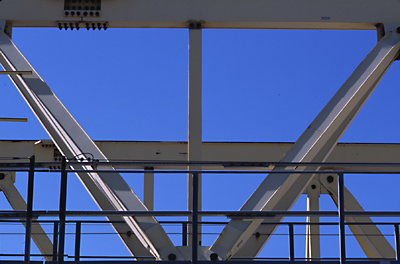
%> input picture q6_edge_detection/gantrycrane.png, 400 x 264 px
$ octave --eval "apply;"   (GNU Octave 9; MATLAB toolbox functions it lacks are replaced by stand-ins)
%> lines starting %> are read from the running program, lines starting %| are printed output that depends on the picture; in (x1, y1, x2, y2) boxes, pixels count from 0 and x2, y2 are one past the last pixel; in counts of white or black regions, pixels touching at a corner belong together; the program's own positions count from 1
### q6_edge_detection/my_canny.m
function edge_image = my_canny(img, sigma, theta_low, theta_high)
% insert your code here
    global visited;
    global img_res;
    [w, h] = size(img);
%     visited = zeros(w, h);
    edge_image = zeros(w,h);
    img_res = zeros(w,h);
    [imgMag, imgDir]=gradmag(img, sigma);
    for i = 1:w
        for j = 1:h
            if isnan(imgDir(i,j))==1
                imgDir(i,j) = 0;
            end
        end
    end
    imgMax = nonmaxsupcanny(imgMag, imgDir);
    visited = imgMax < theta_low;
    high = imgMax >= theta_high;
    visited(:,1) = true;
    visited(:,end) = true;
    visited(1,:) = true;
    visited(end,:) = true;
    for i = 1:w
        for j = 1:h
            if visited(i,j) == true
                img_res(i,j) = 0;
            end
            if high(i,j) == true
                visited(i,j) = 1;
                img_res(i,j) = 1;
            end
        end
    end
    for i = 1:w
        for j = 1:h
            if visited(i,j) == false
                follow_edge(i, j);
            end
        end
    end
    edge_image = img_res;
end

% [15 lines left out: function follow_edge, not called in this run]

### q6_edge_detection/gradmag.m
function [imgMag, imgDir]=gradmag(img, sigma)
% insert your code here
    [w, h] = size(img);
    [imgDx, imgDy] = gaussderiv(img, sigma);
    imgMag = sqrt(imgDx.^2+imgDy.^2);
    imgDir = atan(imgDy./imgDx);

% [16 lines of commented-out code are left out]

end

### q6_edge_detection/gaussderiv.m
function [imgDx, imgDy] = gaussderiv(img, sigma)
% insert your code here
    [w, h] = size(img);
    derivative_x = gaussdx(-ceil(w/2):ceil(w/2), sigma);
    imgDx = conv2(img, derivative_x(1:w), 'same');
    derivative_y = gaussdx(-ceil(h/2):ceil(h/2), sigma);
    imgDy = conv2(img, derivative_y(1:h)', 'same');
end

### q6_edge_detection/gaussdx.m
function derivative = gaussdx(x, sigma)
% insert your code here
    derivative = -1/(sqrt(2*pi)*sigma^3)*x.*exp(-x.*x/(2*sigma^2));
end

### q6_edge_detection/nonmaxsupcanny.m
function imgMax = nonmaxsupcanny(imgMag, imgDir)
    h = size(imgMag, 1);
    w = size(imgMag, 2);
    imgMax = zeros(h, w);
    offx = [-1 -1 0 1 1 1 0 -1 -1];
    offy = [ 0 -1 -1 -1 0 1 1 1 0];
    for y = 2:h-1
        for x = 2:w-1
        % look up the orientation at that pixel
        dir = imgDir(y, x);
        % look up the neighboring pixels in direction of the gradient
        idx = floor(((dir + pi)/pi) * 4 + 0.5) + 1;
        % suppress all non-maximum points
        % (note: this simplified code does not interpolate between neighboring pixels!)
            if( (imgMag(y,x) > imgMag(y+offy(idx),x+offx(idx))) && (imgMag(y,x) > imgMag(y-offy(idx),x-offx(idx))) )
                imgMax(y, x) = imgMag(y, x);
            end
        end
    end
end

### q6_edge_detection/answers.m
function a = answers()
	a.difficulties_sigma_theta = 'What difficulties do you observe when choosing sigma and theta?';
	a.nms = 'Describe your results.';
	a.hysteresis = 'What do you observe?';
end

### q6_edge_detection/apply.m
function [] = apply()
close all;clc;

a = answers();

disp('Question: Edge Detection');

% -------------------------------------------------------------------------
disp('----- Question a -----');

gantry = double(rgb2gray(imread('gantrycrane.png')));
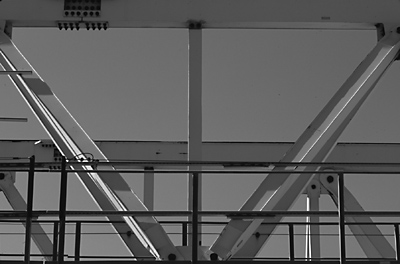
%> gantry: size 264x400 double; min 0, max 255, mean 93.4

sigma = 1.0;
% [61 lines of commented-out code are left out]
disp('----- Question c -----');

% figure('Position', [200, 600, 800, 400]);
figure;
subplot(1, 2, 1);
sigma = 2.0;
theta_low = 0.1;
theta_high = 0.3;
imagesc(my_canny(gantry, sigma, theta_low, theta_high));
%> in gaussderiv, `imgDy = conv2(img, derivative_y(1:h)', 'same');`:
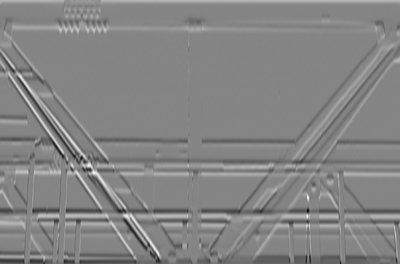
%> imgDy: size 264x400 double; min -41.88, max 38.55, mean -0.1; drawn with min black and max white
%> in gradmag, `imgDir = atan(imgDy./imgDx);`:
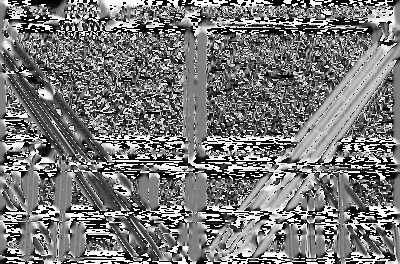
%> imgDir: size 264x400 double; min -1.57, max 1.57, mean -0.0895; drawn with min black and max white
%> after the loop in nonmaxsupcanny, `for y = 2:h-1`:
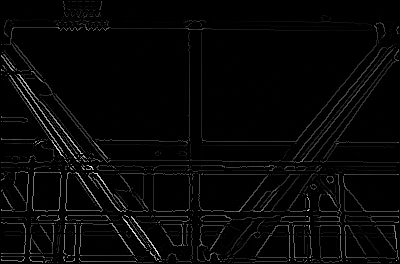
%> imgMax: size 264x400 double; min 0, max 49.88, mean 1.3; drawn with min black and max white
%> in my_canny, `visited = imgMax < theta_low;`:
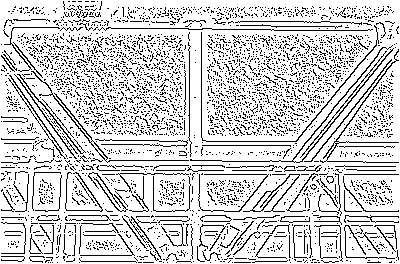
%> visited: size 264x400 logical; 81.6% white; black in thin lines or dots
%> in my_canny, `high = imgMax >= theta_high;`: high: size 264x400 logical; 11.9% white in thin lines or dots
%> after the loop in my_canny, `for i = 1:w`: img_res: size 264x400 double; values 0 (black) and 1 (white), 11.9% white in thin lines or dots
%> after the loop in my_canny, `for i = 1:w`:
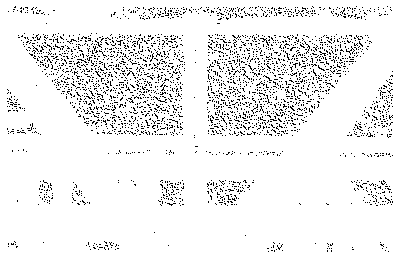
%> visited: size 264x400 logical; 93.5% white; black in thin lines or dots, all inside (x1, y1, x2, y2) = (7, 6, 393, 252)
%> in my_canny, `edge_image = img_res;`: edge_image: size 264x400 double; values 0 (black) and 1 (white), 18.4% white in thin lines or dots
%> `apply;`:
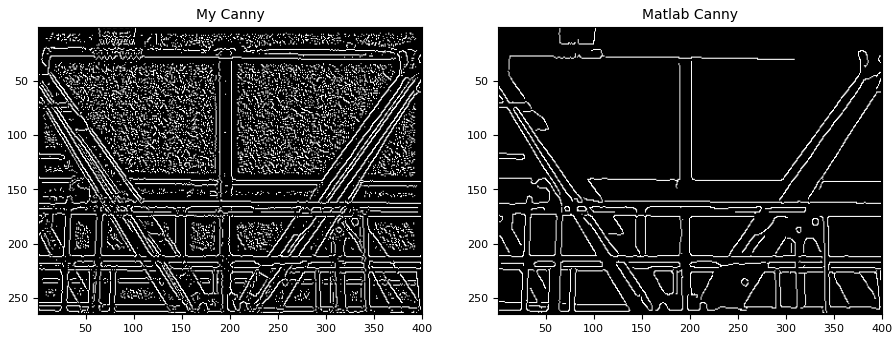
%> figure redrawn from the program's plot data, 2 panels
colormap gray;
title('My Canny');

subplot(1, 2, 2);
imagesc(edge(gantry,'canny',[theta_low, theta_high], sigma));
colormap gray;
title('Matlab Canny');

disp(a.hysteresis);
